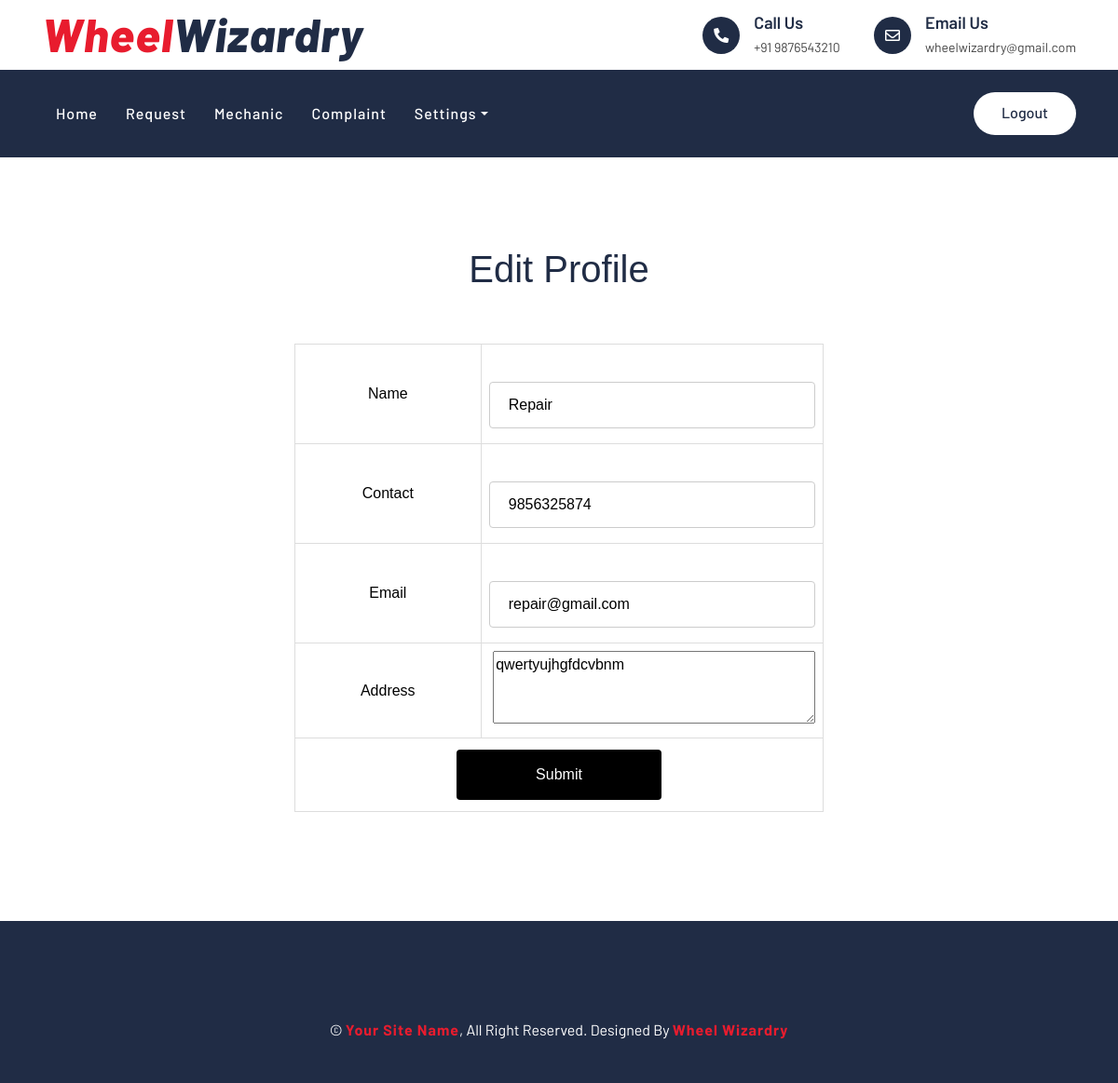
The app's page /WorkShop/EditProfile.php (signed in) with its own data.
### tables this page shows
CREATE TABLE `tbl_workshop` (
  `workshop_id` int(11) NOT NULL,
  `workshop_name` varchar(30) NOT NULL,
  `workshop_contact` varchar(10) NOT NULL,
  `workshop_email` varchar(50) NOT NULL,
  `workshop_address` varchar(50) NOT NULL,
  `workshop_logo` varchar(100) NOT NULL,
  `workshop_proof` varchar(50) NOT NULL,
  `workshop_password` varchar(30) NOT NULL,
  `workshop_doj` int(11) NOT NULL,
  `workshoptype_id` int(11) NOT NULL,
  `workshop_location` int(11) NOT NULL,
  `workshop_status` int(11) DEFAULT 0
);

### WorkShop/EditProfile.php (the view, shortened to what this page needs)
<?php
include('../Assets/Connection/Connection.php');
include("Head.php");
?>
<!DOCTYPE html PUBLIC "-//W3C//DTD XHTML 1.0 Transitional//EN" "http://www.w3.org/TR/xhtml1/DTD/xhtml1-transitional.dtd">
<html xmlns="http://www.w3.org/1999/xhtml">
<head>
</head>
<body>
<div align="center" id="tab">
<h1>Edit Profile</h1>
<br><br>
<form id="form1" name="form1" method="post" action="">
  <?php
$sel="select * from tbl_workshop where workshop_id='".$_SESSION["wid"]."'";
$row=$conn->query($sel);
if($data=$row->fetch_assoc())
{
?>
  <table>
    <tr align="center">
      <td>Name</td>
      <td><label for="txt_name"></label>
      <input type="text" name="txt_name" value="<?php echo $data["workshop_name"];?>" id="txt_name" /></td>
    </tr>
    <tr align="center">
      <td>Contact</td>
      <td><label for="txt_contact"></label>
      <input type="text" name="txt_contact" value="<?php echo $data["workshop_contact"];?>" id="txt_contact" /></td>
    </tr>
    <tr align="center">
      <td>Email</td>
      <td><label for="txt_email"></label>
      <input type="text" name="txt_email"  value="<?php echo $data["workshop_email"];?>" id="txt_email" /></td>
    </tr>
    <tr align="center">
      <td>Address</td>
      <td><label for="txt_address"></label>
    <textarea name="txt_address"  id="txt_address" cols="35" rows="3"><?php echo $data["workshop_address"];?></textarea></td>
    </tr>
    <tr align="center">
      <td colspan="2" align="center"><input type="submit" name="btn_Submit" id="btn_Submit" value="Submit" /></td>
    </tr>
  </table>
<?php
	}
   ?>
</form>
</div>
</body>
<?php
include("Foot.php");
?>
</html>

### Assets/Templates/form.css (style rules this page uses)
#tab { font-family: "Trebuchet MS", Arial, Helvetica, sans-serif; border-collapse: collapse; width: 100%; }
#tab td, #tab th { border: 1px solid #ddd; padding: 8px; color: black; text-align:center; min-width:200px; }
input[type=text],[type=password],[type=email],[type=date], select { width: 100%; padding: 12px 20px; margin: 8px 0; display: inline-block; border: 1px solid #ccc; border-radius: 4px; box-sizing: border-box; }
input[type=submit] { width: 40%; background-color: black; color: white; padding: 15px; margin: 4px 0; border: none; border-radius: 4px; cursor: pointer; }

### Assets/Templates/Main/css/style.css (style rules this page uses)
body { color: #444444; font-weight: 400; background: #ffffff; font-family: 'Barlow', sans-serif; }
h1, h2, h3, h4, h5, h6 { color: #202C45; }

### records on screen
tbl_workshop: txt_name "Repair", txt_contact "9856325874", txt_email "repair@gmail.com", txt_address "qwertyujhgfdcvbnm"
